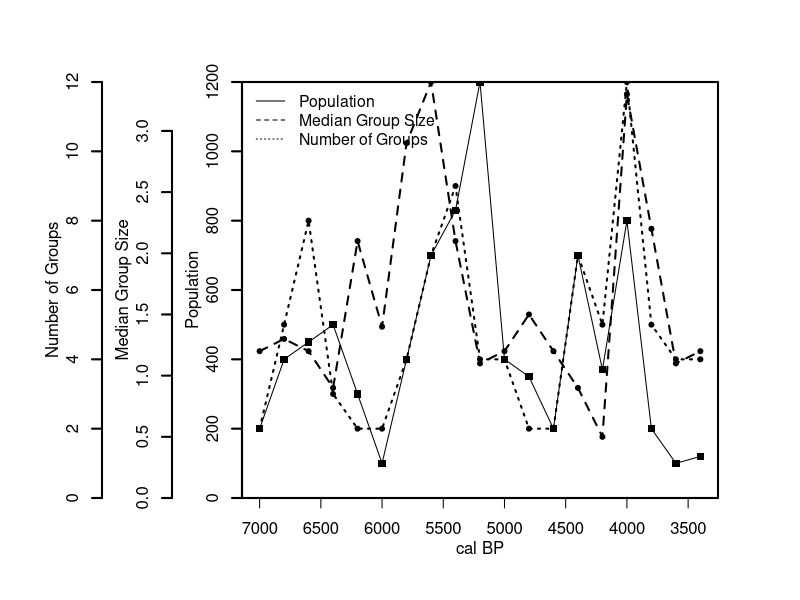

Generate this figure with R:
#=============================================================================#
# Name   : multi_axes
# Author : Jorge Flores
# Date   : 
# Version:
# Aim    : Make a plot(lines) with 'Y' multi-axes
# URL    : 
#=============================================================================#

#------------------------ VARIABLES ------------------------#
time <- seq(7000,3400,-200)
pop  <- c(200,400,450,500,300,100,400,700,830,1200,400,350,200,700,370,800,200,100,120)
grp  <- c(2,5,8,3,2,2,4,7,9,4,4,2,2,7,5,12,5,4,4)
med  <- c(1.2,1.3,1.2,0.9,2.1,1.4,2.9,3.4,2.1,1.1,1.2,1.5,1.2,0.9,0.5,3.3,2.2,1.1,1.2)

#------------------------ PLOTS ------------------------#
# x11()
par(mar=c(5, 12, 4, 4) + 0.1) # Graphical parameters of the plot

# Base plot where the remaining 'Y' axes will be added (first 'Y' axis)
graf <- plot(x = time, y = pop, ylim = c(0,max(pop)), xlim = c(7000,3400),
             axes = F, xlab = '', ylab = '',type = 'l',
             col='black', main='',yaxs='i')
points(time, pop, pch = 15, col = 'black')
axis(2, ylim = c(0,max(pop)), col = 'black', lwd = 2)
mtext(2, text = 'Population', line = 2)
box(lwd = 2)

# Add second 'Y' axis
par(new = T)
plot(time, med, axes = F, ylim = c(0,max(med)), xlim = c(7000,3400),
     xlab = '', ylab = '', type = 'l',lty = 2, main = '',lwd = 2, yaxs = 'i')
axis(2, ylim = c(0,max(med)), lwd = 2,line = 3.5)
points(time, med, pch = 20)
mtext(2, text = 'Median Group Size', line = 5.5)

# Add third 'Y' axis
par(new=T)
plot(time, grp, axes = F, ylim = c(0,max(grp)), xlab = '', ylab = '', 
     type = 'l', lty = 3, main = '', xlim = c(7000,3400), lwd = 2, yaxs = 'i')
axis(2, ylim = c(0,max(grp)),lwd = 2,line = 7)
points(time, grp, pch = 20)
mtext(2, text = 'Number of Groups', line = 9)

# Add 'X' axis
axis(1, pretty(range(time),10))
mtext('cal BP',side=1,col='black',line=2)

# Add legend
legend('topleft', legend = c('Population','Median Group Size','Number of Groups'),
       lty = c(1,2,3), cex = 0.95, box.lty = 0, bty = 'n')

#=============================================================================#
# END OF PROGRAM
#=============================================================================#